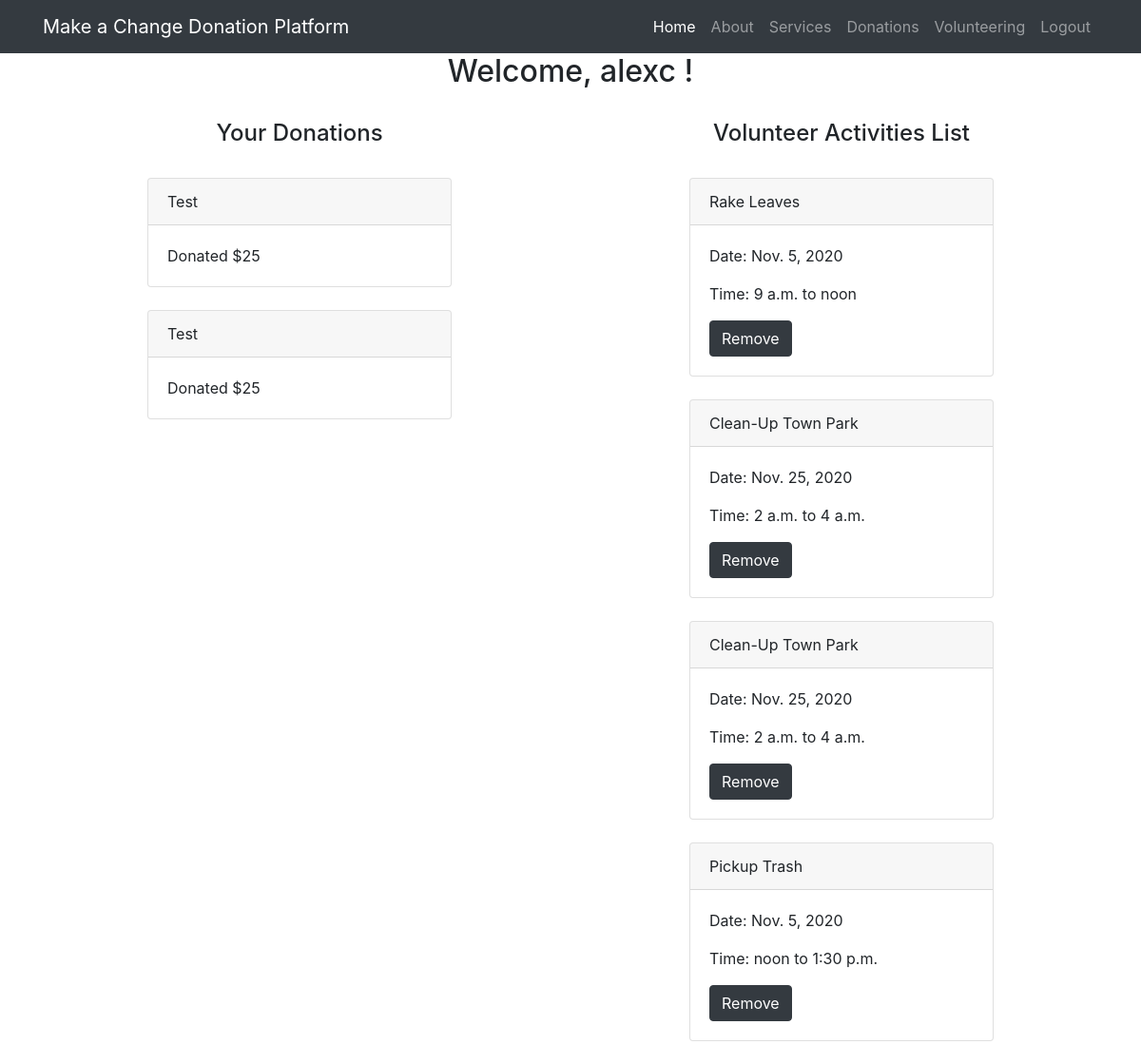
Screenshot of / (signed in) with the database file from the repository.
### donations/models.py (models this page shows)
class UserDonation(models.Model):
    user = models.ForeignKey(User, on_delete=models.CASCADE, related_name="user_donation", null=True)
    name = models.CharField(max_length=50, default = "")
    amount = models.IntegerField(default = 0)

class UserVolunteer(models.Model):
    user = models.ForeignKey(User, on_delete=models.CASCADE, related_name="user_volunteer", null=True)
    title = models.TextField(default = "", max_length=50)
    date = models.DateField(default = datetime.date.today)
    start_time = models.TimeField(default = timezone.now)
    end_time = models.TimeField(default = timezone.now)

### donations/templates/donations/index.html (shortened to what this page needs)
{% extends 'donations/base.html' %}
{% block content %}
{% load socialaccount %}
<html>
    <head>
    </head>
    <body>
        {% if user.is_authenticated %}
        <div class="container">
            <div align="center">
                <h2> Welcome, {{ user.username }} ! <h2>
            </div>
        </div>
        <br>
        <div class='container'>
            <div class='row'>
            <div class='col'>
            <div align='center'>
                <h4>Your Donations</h4>
            </div>
            <br>
            {% if user.user_donation %}
                {% for item in user.user_donation.all %}
                <div class="d-flex justify-content-center">
                    <div class="card" style="width: 20rem;">
                        <div class="card-header">
                            {{item.name}}
                        </div>
                        <div class="card-body">
                          <p class="card-text">Donated ${{item.amount}}</p>
                        </div>
                    </div>
                </div>
                <br>
                {% endfor %}
            {% endif %}
            </div>
        <div class='col'>
            <div align='center'>
                <h4>Volunteer Activities List</h4>
            </div>
            <br>
            {% if user.user_volunteer %}
                {% for item in user.user_volunteer.all %}
                <div class="d-flex justify-content-center">
                    <div class="card" style="width: 20rem;">
                        <div class="card-header">
                            {{item.title}}
                        </div>
                        <div class="card-body">
                          <p class="card-text">Date: {{item.date}} </p>
                          <p class="card-text">Time: {{item.start_time}} to {{item.end_time}}</p>
                          <a href="{% url 'donations:delete_user_volunteer' pk=item.id %}" class='btn btn-dark'>Remove</a>
                        </div>
                    </div>
                </div>
                <br>
                {% endfor %}
            {% endif %}
        </div>
        </div>
        </div>
        {% else %}
        <h1>Please Log In Before Proceeding</h1>
        <a href="{% provider_login_url 'google' %}">Login with Google</a>
        {% endif %}
    </body>
</html>
{% endblock %}

### rows the page displays
UserDonation: name "Test", amount "25"
UserDonation: name "Test", amount "25"
UserVolunteer: title "Rake Leaves", date "Nov. 5, 2020", start_time "9 a.m.", end_time "noon"
UserVolunteer: title "Clean-Up Town Park", date "Nov. 25, 2020", start_time "2 a.m.", end_time "4 a.m."
UserVolunteer: title "Clean-Up Town Park", date "Nov. 25, 2020", start_time "2 a.m.", end_time "4 a.m."
UserVolunteer: title "Pickup Trash", date "Nov. 5, 2020", start_time "noon", end_time "1:30 p.m."

### other values shown
{{ user.username }} "alexc"
